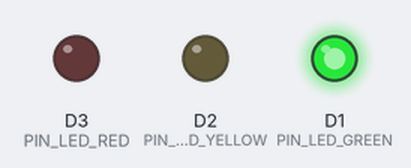
A sketch run on a simulated ESP8266 (NodeMCU). Shown: output pins drawn as LEDs (lit = HIGH).

Above: at 1.0 s.
At 3.0 s:
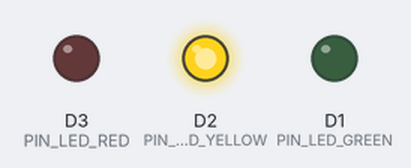
At 5.0 s:
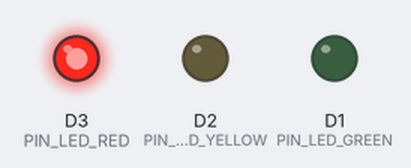
Timing chart, 0 to 7.8 s (numbered marks = the images above):
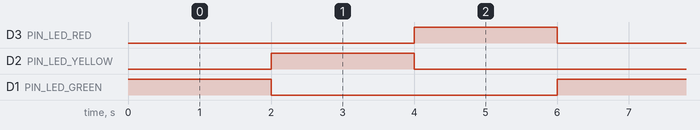

The sketch:

05.ino
```cpp
const int PIN_LED_GREEN = D1;
const int PIN_LED_YELLOW = D2;
const int PIN_LED_RED = D3;
int i;

// 프로그램 시작시 초기화 작업
void setup()
{
  Serial.begin(115200);     // 시리얼 통신 초기화
  pinMode(PIN_LED_GREEN, OUTPUT);
  pinMode(PIN_LED_YELLOW, OUTPUT);
  pinMode(PIN_LED_RED, OUTPUT);

  i = 0;
}

void loop() {
  i++;
  if ( i == 1 )
  {
    digitalWrite(PIN_LED_GREEN, HIGH);
    digitalWrite(PIN_LED_YELLOW, LOW);
    digitalWrite(PIN_LED_RED, LOW);
    delay(2000);
  } else if ( i == 2 ) {
    digitalWrite(PIN_LED_GREEN, LOW);
    digitalWrite(PIN_LED_YELLOW, HIGH);
    digitalWrite(PIN_LED_RED, LOW);
    delay(2000);
  } else if ( i == 3 ) {
    digitalWrite(PIN_LED_GREEN, LOW);
    digitalWrite(PIN_LED_YELLOW, LOW);
    digitalWrite(PIN_LED_RED, HIGH);
    delay(2000);
    i = 0;
  }
}
```

Measured:
- by itself, D3 (PIN_LED_RED), D2 (PIN_LED_YELLOW), D1 (PIN_LED_GREEN): alternates HIGH for 2.0 s and LOW for 4.0 s
- by itself, everything shown: repeats every 6.0 s, in 3 steps
